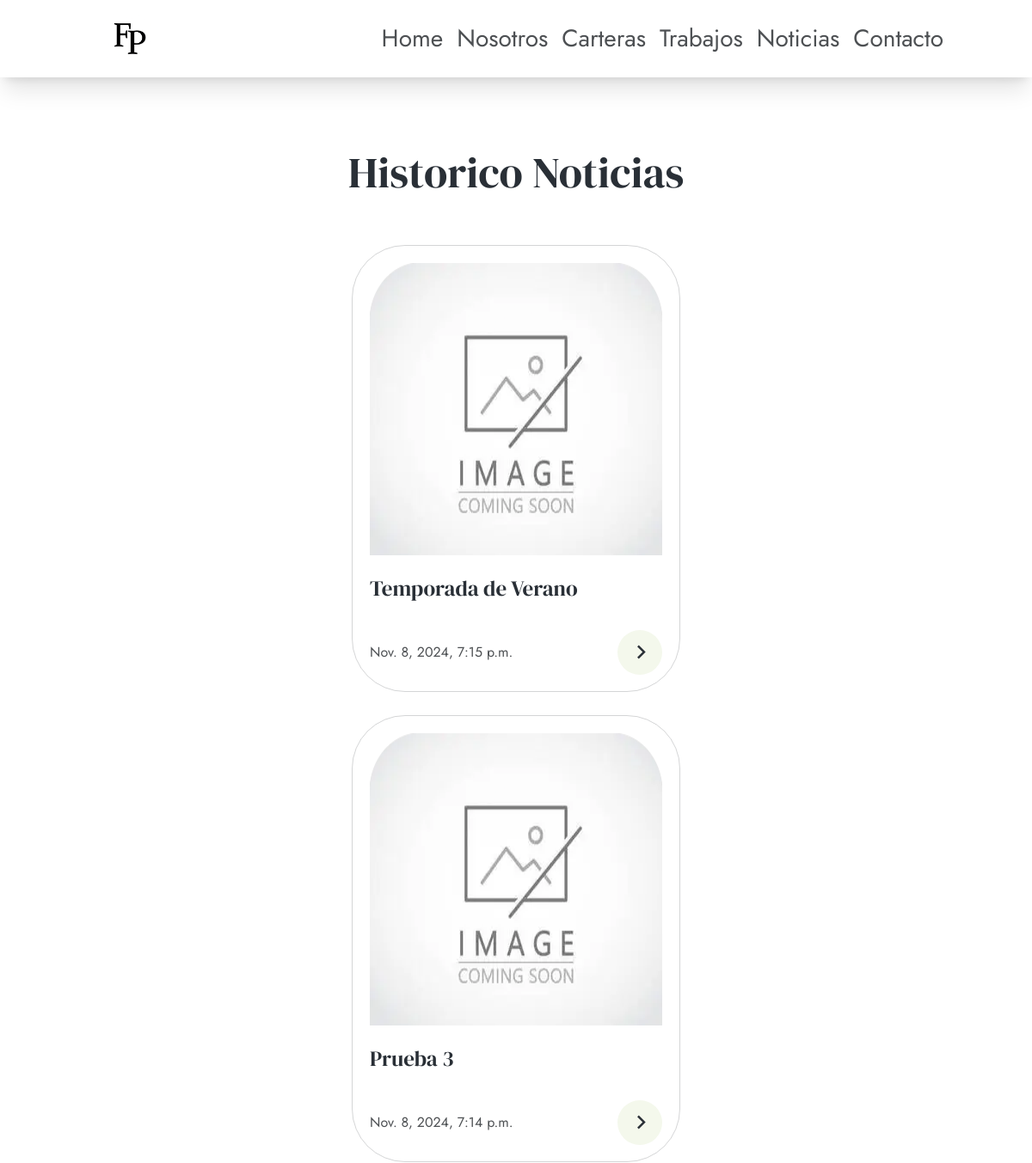
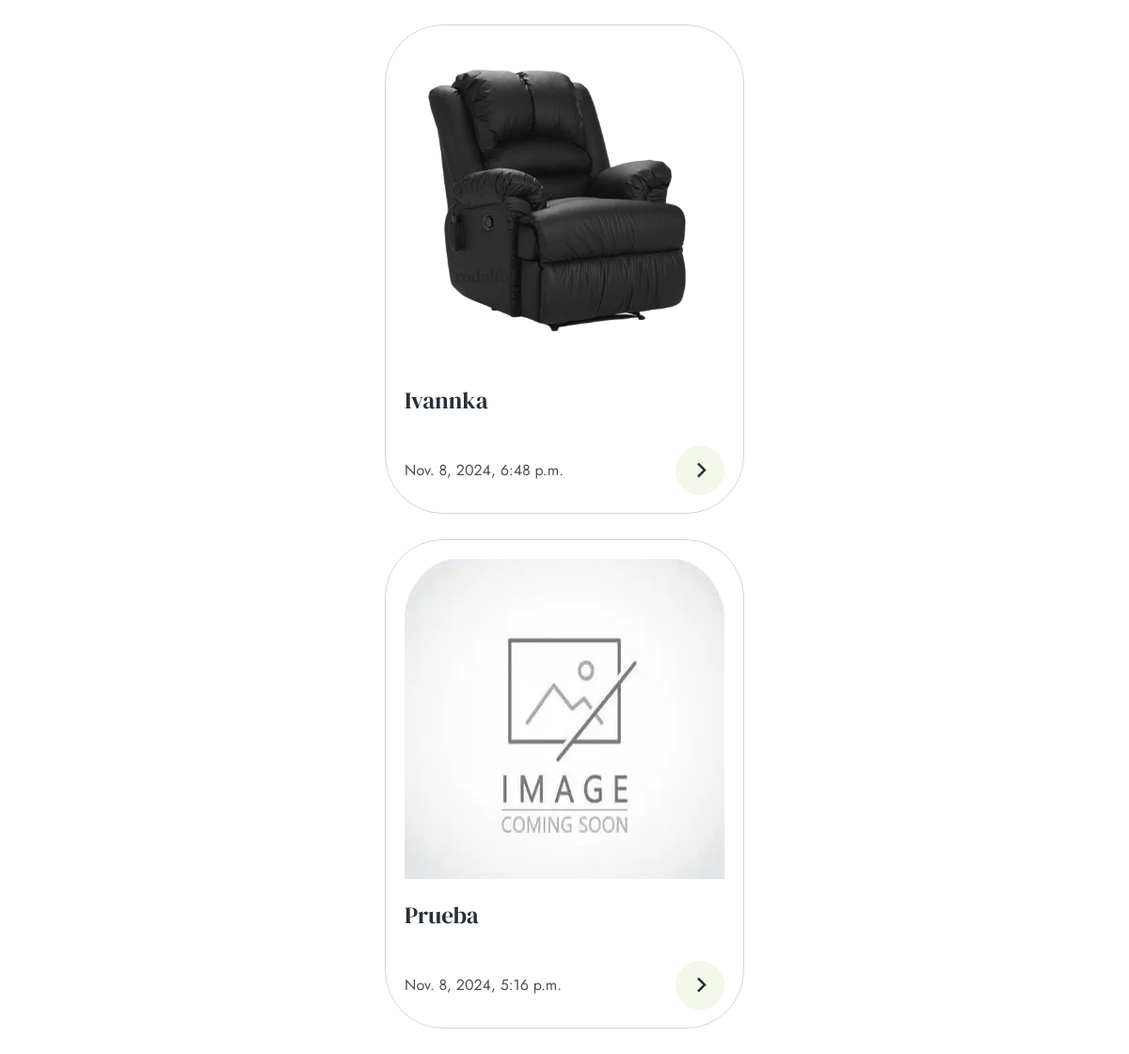
Screenshot of /news/newshist/ with the database file from the repository (2 pictures, top to bottom).
### newsApp/models.py (models this page shows, shortened)
class newsModel(models.Model):
    def upload_location(instance, filename):
        return 'news/noticia_{}.webp'.format(instance.id)
    id = models.AutoField(primary_key=True)
    title = models.CharField(max_length=200)
    content = RichTextField()
    publication_date = models.DateTimeField(auto_now_add=True)
    author = models.CharField(max_length=100)
    image = WEBPField(default='newsdefault.webp', storage=OverwriteStorage ,upload_to=upload_location, blank=False)
    slug = models.SlugField(null=False, blank=False)

### newsApp/views.py (the view)
# urls.py: path('newshist/', viewsnews.NewsHistory, name="newshistory")
def NewsHistory(request):
    newshist = newsModel.objects.all().order_by('-id')
    return render(request, 'newshist.html', {'newshist': newshist})

### templates/newshist.html (shortened to what this page needs)
{% extends 'base.html' %}
{% block content %}
    <section class="news mt-[80px] xl:mt-[100px] relative z-20">
        <div class="container mx-auto px-0">
            <div class="max-w-[810px] mx-auto text-center mb-[52px]">
                <h2 class="news__title h2 mb-3">Historico Noticias</h2>
            </div>
            <div class="news__grid grid grid-cols-1 xl:grid-cols-3 gap-[27px]">
                {% for new in newshist %}
                    <div class="news__item w-full max-w-[382px] h-[520px] border border-primary/20 rounded-[62px] p-[20px] hover:bg-accent-secondary transition-all group cursor-pointer mx-auto xl:mx-0">
                        <img class="mb-5 w-[340px] h-[340px]" src="{{ new.image.url }}" alt="">
                        <div class="flex flex-col gap-[30px]">
                            <h3 class="h3">
                                {{ new.title }}
                            </h3>
                            <div class="flex items-center justify-between">
                                <p class="text-base">{{ new.publication_date }}</p>
                                <a href="{%  url 'news:page' slug=new.slug %}">
                                    <button class="bg-accent-secondary w-[52px] h-[52px] rounded-full group-hover:bg-white transition-all">
                                        <div class="ri-arrow-right-s-line text-3xl text-primary pl-1"></div>
                                    </button>
                                </a>
                            </div>
                        </div>
                    </div>
                {% endfor %}
            </div>
        </div>
    </section>
{% endblock content %}

### rows the page displays
newsModel: image (placeholder picture), title "Temporada de Verano", publication_date "Nov. 8, 2024, 7:15 p.m."
newsModel: image (placeholder picture), title "Prueba 3", publication_date "Nov. 8, 2024, 7:14 p.m."
newsModel: image (picture), title "Ivannka", publication_date "Nov. 8, 2024, 6:48 p.m."
newsModel: image (picture), title "Prueba", publication_date "Nov. 8, 2024, 5:16 p.m."
